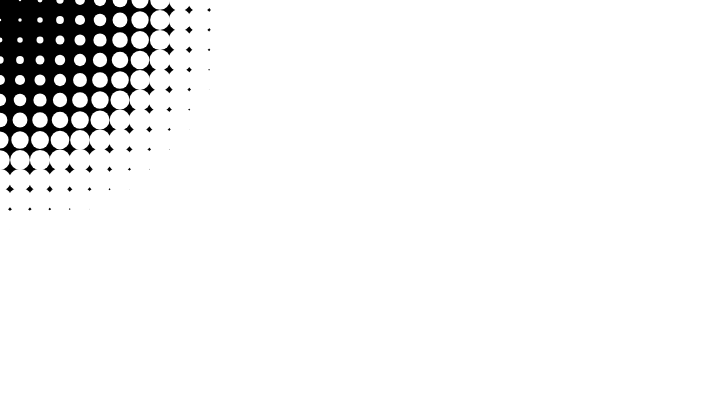
Frame 1 (no input)
Frame 60 (no input): identical to frame 1, image omitted
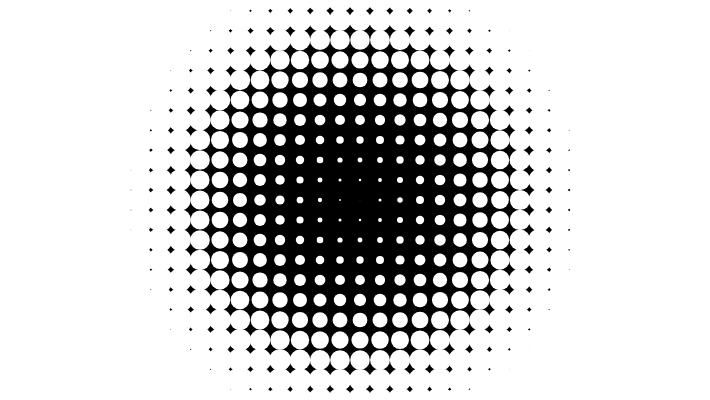
Frame 120 (the mouse pressed at the canvas centre since frame 60)

The p5.js sketch that drew these frames (run headless with seeded random() and noise() and a simulated clock; from frame 60 on, the mouse is pressed at the canvas centre):

// p5.js sketch
// ── sketch.js
var max_distance;

function setup() {
  createCanvas(710, 400);
  noStroke();
  max_distance = dist(0, 0, width, height);
}

function draw() {
  background(0);

  for(var i = 0; i <= width; i += 20) {
    for(var j = 0; j <= height; j += 20) {
      var size = dist(mouseX, mouseY, i, j);
      size = size/max_distance * 100;
      ellipse(i, j, size, size);
    }
  }
}
